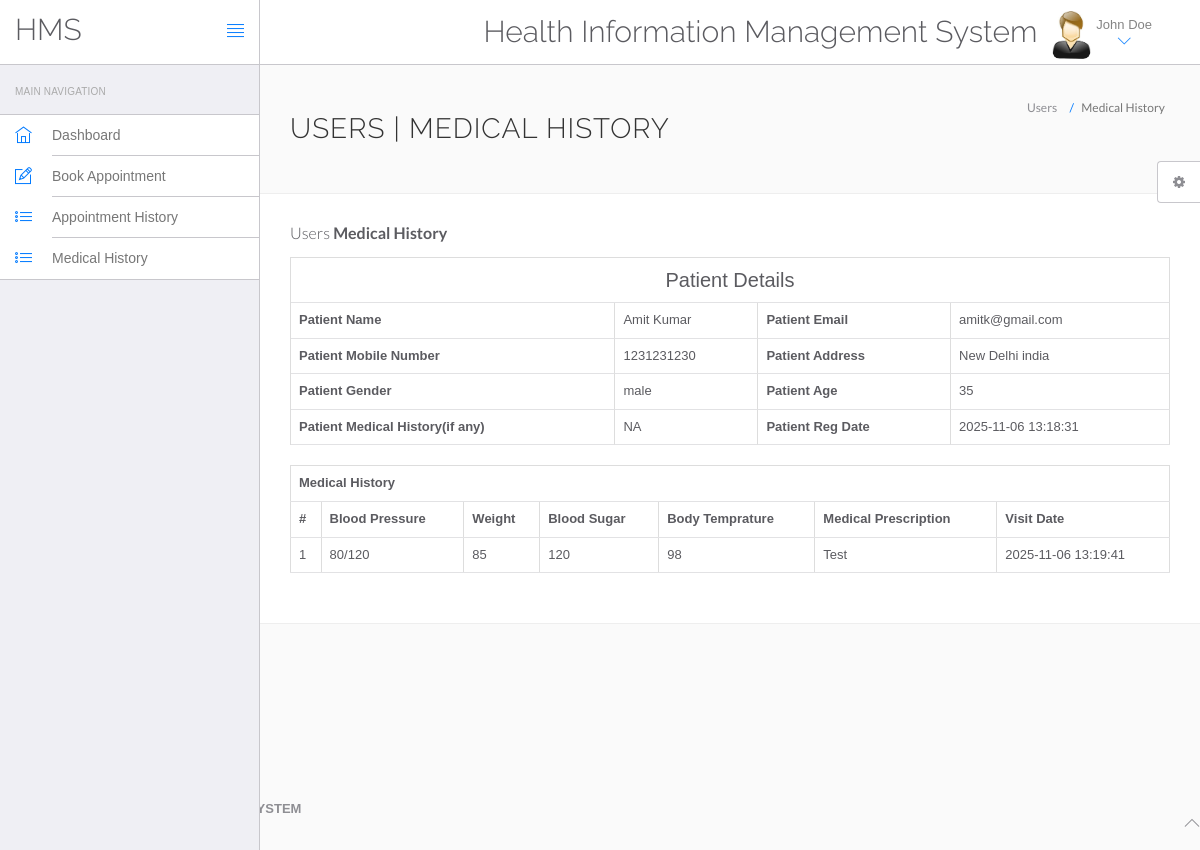
The page /hms/view-medhistory.php?viewid=1 (signed in) on the database its author committed.
### tables this page shows
CREATE TABLE `users` (
  `id` int(11) NOT NULL,
  `fullName` varchar(255) DEFAULT NULL,
  `address` longtext DEFAULT NULL,
  `city` varchar(255) DEFAULT NULL,
  `gender` varchar(255) DEFAULT NULL,
  `email` varchar(255) DEFAULT NULL,
  `password` varchar(255) DEFAULT NULL,
  `regDate` timestamp NULL DEFAULT current_timestamp(),
  `updationDate` timestamp NULL DEFAULT NULL ON UPDATE current_timestamp()
);

CREATE TABLE `tblpatient` (
  `ID` int(10) NOT NULL,
  `Docid` int(10) DEFAULT NULL,
  `PatientName` varchar(200) DEFAULT NULL,
  `PatientContno` bigint(10) DEFAULT NULL,
  `PatientEmail` varchar(200) DEFAULT NULL,
  `PatientGender` varchar(50) DEFAULT NULL,
  `PatientAdd` mediumtext DEFAULT NULL,
  `PatientAge` int(10) DEFAULT NULL,
  `PatientMedhis` mediumtext DEFAULT NULL,
  `CreationDate` timestamp NULL DEFAULT current_timestamp(),
  `UpdationDate` timestamp NULL DEFAULT NULL ON UPDATE current_timestamp()
);

CREATE TABLE `tblmedicalhistory` (
  `ID` int(10) NOT NULL,
  `PatientID` int(10) DEFAULT NULL,
  `BloodPressure` varchar(200) DEFAULT NULL,
  `BloodSugar` varchar(200) NOT NULL,
  `Weight` varchar(100) DEFAULT NULL,
  `Temperature` varchar(200) DEFAULT NULL,
  `MedicalPres` mediumtext DEFAULT NULL,
  `CreationDate` timestamp NOT NULL DEFAULT current_timestamp() ON UPDATE current_timestamp()
);

### hms/view-medhistory.php (the view, shortened to what this page needs)
<?php
include('include/config.php');
?>
<!DOCTYPE html>
<html lang="en">
	<head>
		<link rel="stylesheet" href="vendor/bootstrap/css/bootstrap.min.css">
		<link rel="stylesheet" href="vendor/fontawesome/css/font-awesome.min.css">
		<link rel="stylesheet" href="vendor/themify-icons/themify-icons.min.css">
		<link href="vendor/animate.css/animate.min.css" rel="stylesheet" media="screen">
		<link href="vendor/perfect-scrollbar/perfect-scrollbar.min.css" rel="stylesheet" media="screen">
		<link href="vendor/switchery/switchery.min.css" rel="stylesheet" media="screen">
		<link href="vendor/bootstrap-touchspin/jquery.bootstrap-touchspin.min.css" rel="stylesheet" media="screen">
		<link href="vendor/select2/select2.min.css" rel="stylesheet" media="screen">
		<link href="vendor/bootstrap-datepicker/bootstrap-datepicker3.standalone.min.css" rel="stylesheet" media="screen">
		<link href="vendor/bootstrap-timepicker/bootstrap-timepicker.min.css" rel="stylesheet" media="screen">
		<link rel="stylesheet" href="assets/css/styles.css">
		<link rel="stylesheet" href="assets/css/plugins.css">
		<link rel="stylesheet" href="assets/css/themes/theme-1.css" id="skin_color" />
	</head>
	<body>
		<div id="app">
<?php include('include/sidebar.php');?>
<div class="app-content">
<?php include('include/header.php');?>
<div class="main-content" >
<div class="wrap-content container" id="container">
<section id="page-title">
<div class="row">
<div class="col-sm-8">
<h1 class="mainTitle">Users | Medical History</h1>
</div>
<ol class="breadcrumb">
<li>
<span>Users</span>
</li>
<li class="active">
<span>Medical History</span>
</li>
</ol>
</div>
</section>
<div class="container-fluid container-fullw bg-white">
<div class="row">
<div class="col-md-12">
<h5 class="over-title margin-bottom-15">Users <span class="text-bold">Medical History</span></h5>
<?php
                               $vid=$_GET['viewid'];
                               $ret=mysqli_query($con,"select * from tblpatient where ID='$vid'");
$cnt=1;
while ($row=mysqli_fetch_array($ret)) {
                               ?>
<table border="1" class="table table-bordered">
 <tr align="center">
<td colspan="4" style="font-size:20px;color:blue">
 Patient Details</td></tr>
    <tr>
    <th scope>Patient Name</th>
    <td><?php  echo $row['PatientName'];?></td>
    <th scope>Patient Email</th>
    <td><?php  echo $row['PatientEmail'];?></td>
  </tr>
  <tr>
    <th scope>Patient Mobile Number</th>
    <td><?php  echo $row['PatientContno'];?></td>
    <th>Patient Address</th>
    <td><?php  echo $row['PatientAdd'];?></td>
  </tr>
    <tr>
    <th>Patient Gender</th>
    <td><?php  echo $row['PatientGender'];?></td>
    <th>Patient Age</th>
    <td><?php  echo $row['PatientAge'];?></td>
  </tr>
  <tr>
    <th>Patient Medical History(if any)</th>
    <td><?php  echo $row['PatientMedhis'];?></td>
     <th>Patient Reg Date</th>
    <td><?php  echo $row['CreationDate'];?></td>
  </tr>
<?php }?>
</table>
<?php
$ret=mysqli_query($con,"select * from tblmedicalhistory  where PatientID='$vid'");
 ?>
<table id="datatable" class="table table-bordered dt-responsive nowrap" style="border-collapse: collapse; border-spacing: 0; width: 100%;">
  <tr align="center">
   <th colspan="8" >Medical History</th>
  </tr>
  <tr>
    <th>#</th>
<th>Blood Pressure</th>
<th>Weight</th>
<th>Blood Sugar</th>
<th>Body Temprature</th>
<th>Medical Prescription</th>
<th>Visit Date</th>
</tr>
<?php
while ($row=mysqli_fetch_array($ret)) {
  ?>
<tr>
  <td><?php echo $cnt;?></td>
 <td><?php  echo $row['BloodPressure'];?></td>
 <td><?php  echo $row['Weight'];?></td>
 <td><?php  echo $row['BloodSugar'];?></td>
  <td><?php  echo $row['Temperature'];?></td>
  <td><?php  echo $row['MedicalPres'];?></td>
  <td><?php  echo $row['CreationDate'];?></td>
</tr>
<?php $cnt=$cnt+1;} ?>
</table>
</div>
</div>
</div>
</div>
</div>
</div>
</div>
	<?php include('include/footer.php');?>
	<?php include('include/setting.php');?>
	</body>
</html>

### hms/include/header.php (shortened to what this page needs)
<header class="navbar navbar-default navbar-static-top">
					<div class="navbar-header">
						<a class="navbar-brand" href="#">
							<h2 style="padding-top:20% ">HMS</h2>
						</a>
						<a href="#" class="sidebar-toggler pull-right visible-md visible-lg" data-toggle-class="app-sidebar-closed" data-toggle-target="#app">
							<i class="ti-align-justify"></i>
						</a>
					</div>
					<div class="navbar-collapse collapse">
						<ul class="nav navbar-right">
								<li  style="padding-top:2% ">
								<h2>Health Information Management System</h2>
							</li>
							<li class="dropdown current-user">
								<a href class="dropdown-toggle" data-toggle="dropdown">
									<img src="assets/images/images.jpg"> <span class="username">
									<?php $query=mysqli_query($con,"select fullName from users where id='".$_SESSION['id']."'");
while($row=mysqli_fetch_array($query))
{
	echo $row['fullName'];
}
									?> <i class="ti-angle-down"></i></i></span>
								</a>
							</li>
						</ul>
					</div>
				</header>

### hms/assets/css/themes/theme-1.css (style rules this page uses)
body { background: #FAFAFA; }
header .navbar-header { background: #ffffff !important; border-right-color: #c8c7cc !important; border-bottom-color: #c8c7cc !important; }
header .navbar-header .sidebar-toggler, header .navbar-header .sidebar-mobile-toggler { color: #007aff !important; }
header .navbar-header .navbar-brand { color: #777 !important; }
header .navbar-collapse { background: #ffffff !important; border-bottom-color: #c8c7cc !important; box-shadow: none !important; }
header .navbar-collapse .navbar-right > li > a { color: #777; }
header .navbar-collapse .navbar-right > li > a i { color: #007aff !important; }

### rows shown on the page
users: fullName "John Doe"
tblpatient: PatientName "Amit Kumar", PatientEmail "amitk@gmail.com", PatientContno "1231231230", PatientAdd "New Delhi india", PatientGender "male", PatientAge "35", PatientMedhis "NA", CreationDate "2025-11-06 13:18:31"
tblmedicalhistory: BloodPressure "80/120", Weight "85", BloodSugar "120", Temperature "98", MedicalPres "Test", CreationDate "2025-11-06 13:19:41"
